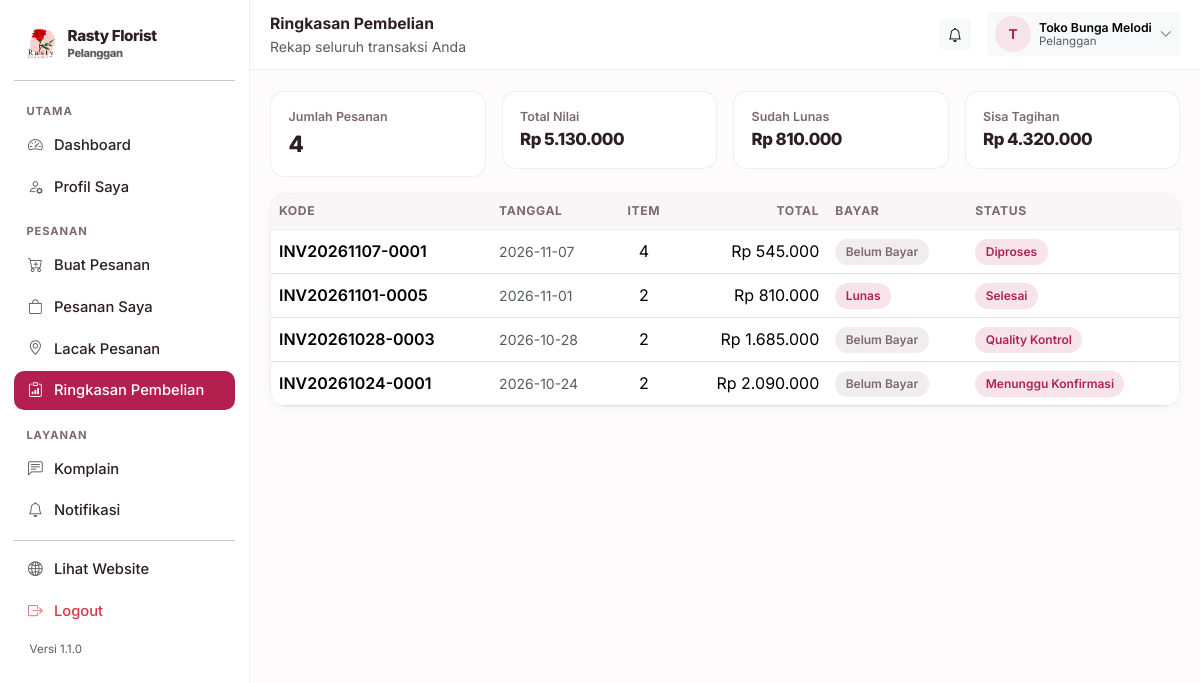
/pelanggan/ringkasan (signed in), run on the app's committed database.
### tables this page shows
CREATE TABLE settings (
    key TEXT PRIMARY KEY,
    value TEXT
);

CREATE TABLE users (
    id INTEGER PRIMARY KEY AUTOINCREMENT,
    username TEXT UNIQUE NOT NULL,
    password_hash TEXT NOT NULL,
    nama TEXT NOT NULL,
    role TEXT NOT NULL,
    telepon TEXT DEFAULT '',
    email TEXT DEFAULT '',
    alamat TEXT DEFAULT '',
    aktif INTEGER NOT NULL DEFAULT 1,
    created_at TEXT NOT NULL
);

CREATE TABLE orders (
    id INTEGER PRIMARY KEY AUTOINCREMENT,
    kode TEXT UNIQUE NOT NULL,
    user_id INTEGER,
    nama_pelanggan TEXT NOT NULL,
    telepon TEXT DEFAULT '',
    alamat TEXT DEFAULT '',
    catatan TEXT DEFAULT '',
    subtotal INTEGER NOT NULL DEFAULT 0,
    ongkir INTEGER NOT NULL DEFAULT 0,
    total INTEGER NOT NULL DEFAULT 0,
    metode_bayar TEXT DEFAULT 'Transfer Bank',
    status TEXT NOT NULL DEFAULT 'Menunggu Konfirmasi',
    status_bayar TEXT NOT NULL DEFAULT 'Belum Bayar',
    pengiriman TEXT DEFAULT 'Dikirim',
    dibuat_oleh INTEGER,
    created_at TEXT NOT NULL,
    updated_at TEXT NOT NULL
, kode_lacak TEXT DEFAULT '');

### blueprints/customer.py (the view)
@bp.route("/ringkasan")
def summary():
    user = helpers.current_user()
    rows = database.query(
        "SELECT o.*, (SELECT COUNT(*) FROM order_items i WHERE i.order_id = o.id) AS jumlah_item"
        " FROM orders o WHERE o.user_id = ? ORDER BY o.id DESC", (user["id"],))
    total = sum(r["total"] for r in rows)
    lunas = sum(r["total"] for r in rows if r["status_bayar"] == "Lunas")
    return render_template("customer/summary.html", orders=rows, total=total, lunas=lunas)

### blueprints/customer.py (called while the page is built)
@bp.before_request
@helpers.role_required("pelanggan")
def guard():
    pass

### db.py (called while the page is built)
def invoice_logo_px(settings=None):
    ukuran = (settings or all_settings()).get("invoice_logo_ukuran", "sedang")
    for kunci, _label, px in INVOICE_LOGO_UKURAN:
        if kunci == ukuran:
            return px
    return 64

def katalog_dari(settings):
    return {key: settings.get(key, "1") == "1" for key, _label, _ket in KATALOG_SEKSI}

def pengiriman_metode(settings=None):
    data = settings or all_settings()
    aktif = [label for key, label, _ket in PENGIRIMAN_METODE
             if data.get(key, "1") == "1"]
    return aktif or [PENGIRIMAN_METODE[1][1]]

def jam_harian(settings=None):
    data = settings or all_settings()
    hasil = {}
    for key, _label in HARI:
        buka, tutup = JAM_BAWAAN[key]
        hasil[key] = (data.get("jam_buka_" + key, buka), data.get("jam_tutup_" + key, tutup))
    return hasil

def jam_dari(settings):
    return {key: (settings.get("jam_buka_" + key, JAM_BAWAAN[key][0]),
                  settings.get("jam_tutup_" + key, JAM_BAWAAN[key][1]))
            for key, _label in HARI}

def _jam_teks(nilai):
    return nilai.replace(":", ".")

def jam_daftar(settings=None):
    data = settings or all_settings()
    jam = jam_dari(data)
    rows = []
    for key, label in HARI:
        buka, tutup = jam[key]
        rows.append({
            "key": key,
            "label": label,
            "buka": buka,
            "tutup": tutup,
            "tutup_hari": buka == tutup or not buka or not tutup,
            "teks": "%s – %s WIB" % (_jam_teks(buka), _jam_teks(tutup)),
        })
    return rows

def jam_ringkas(settings=None):
    rows = jam_daftar(settings)
    grup = []
    for row in rows:
        nilai = "Tutup" if row["tutup_hari"] else row["teks"]
        if grup and grup[-1][1] == nilai:
            grup[-1][2] = row["label"]
        else:
            grup.append([row["label"], nilai, row["label"]])
    hasil = []
    for awal, nilai, akhir in grup:
        label = awal if awal == akhir else "%s – %s" % (awal, akhir)
        hasil.append((label, nilai))
    return hasil

def toko_buka(settings=None, saat=None):
    saat = saat or datetime.now()
    key = HARI[saat.weekday()][0]
    buka, tutup = jam_harian(settings)[key]
    try:
        jam_buka = datetime.strptime(buka, "%H:%M").time()
        jam_tutup = datetime.strptime(tutup, "%H:%M").time()
    except ValueError:
        return False
    return jam_buka <= saat.time() <= jam_tutup

### templates/customer/summary.html (shortened to what this page needs)
{% extends "panel_base.html" %}
{% block heading %}Ringkasan Pembelian{% endblock %}
{% block subheading %}Rekap seluruh transaksi Anda{% endblock %}
{% block content %}
<div class="row g-3 mb-3">
  <div class="col-6 col-lg-3">
    <div class="rf-stat"><div class="label">Jumlah Pesanan</div><div class="value">{{ orders|length }}</div></div>
  </div>
  <div class="col-6 col-lg-3">
    <div class="rf-stat"><div class="label">Total Nilai</div><div class="value" style="font-size:1.05rem">{{ rupiah(total) }}</div></div>
  </div>
  <div class="col-6 col-lg-3">
    <div class="rf-stat"><div class="label">Sudah Lunas</div><div class="value" style="font-size:1.05rem">{{ rupiah(lunas) }}</div></div>
  </div>
  <div class="col-6 col-lg-3">
    <div class="rf-stat"><div class="label">Sisa Tagihan</div><div class="value" style="font-size:1.05rem">{{ rupiah(total - lunas) }}</div></div>
  </div>
</div>
<div class="rf-card p-0 overflow-hidden">
  <div class="table-responsive rf-scroll-x">
    <table class="table table-rf align-middle mb-0">
      <thead>
        <tr><th>Kode</th><th>Tanggal</th><th class="text-center">Item</th><th class="text-end">Total</th><th>Bayar</th><th>Status</th></tr>
      </thead>
      <tbody>
        {% for o in orders %}
        <tr>
          <td class="fw-semibold">{{ o.kode }}</td>
          <td class="small text-muted">{{ o.created_at[:10] }}</td>
          <td class="text-center">{{ o.jumlah_item }}</td>
          <td class="text-end">{{ rupiah(o.total) }}</td>
          <td><span class="rf-chip {{ 'gray' if o.status_bayar != 'Lunas' }}">{{ o.status_bayar }}</span></td>
          <td><span class="rf-chip">{{ o.status }}</span></td>
        </tr>
        {% else %}
        <tr><td colspan="6"><div class="rf-empty">Belum ada pembelian.</div></td></tr>
        {% endfor %}
      </tbody>
    </table>
  </div>
</div>
{% endblock %}

### templates/panel_base.html (shortened to what this page needs)
<!doctype html>
<html lang="id">
<head>
  <link href="https://cdn.jsdelivr.net/npm/bootstrap@5.3.3/dist/css/bootstrap.min.css" rel="stylesheet">
  <link href="https://cdn.jsdelivr.net/npm/bootstrap-icons@1.11.3/font/bootstrap-icons.min.css" rel="stylesheet">
</head>
<body>
<div class="rf-shell">
  <aside class="rf-sidebar" id="rfSidebar">
    <a href="{{ panel_url }}" class="d-flex align-items-center gap-2 rf-brand px-2 py-2 mb-2">
      {% if settings.logo %}
        <img src="{{ url_for('static', filename='uploads/' + settings.logo) }}" alt="Logo">
      {% else %}
        <span class="rf-brand-mark">R</span>
      {% endif %}
      <div>
        <div style="font-size:.95rem;line-height:1.1">{{ settings.nama_toko }}</div>
        <div class="small text-muted" style="font-size:.7rem">{{ ROLE_LABEL.get(current_user.role, '') }}</div>
      </div>
    </a>
    <hr class="my-2">
    <ul class="nav flex-column">
      {% for grup, item_menu in menu %}
        {% set visible = item_menu | selectattr('2', 'in', features_aktif) | list %}
        {% if visible %}
          <li class="rf-sidebar-head">{{ grup }}</li>
          {% for label, endpoint, fitur, ikon in visible %}
          <li class="nav-item">
            <a class="nav-link {% if request.endpoint == endpoint %}active{% endif %}" href="{{ url_for(endpoint) }}">
              <span class="rf-ico"><i class="bi bi-{{ ikon }}"></i></span>
              <span>{{ label }}</span>
            </a>
          </li>
          {% endfor %}
        {% endif %}
      {% endfor %}
    </ul>
    <hr class="my-2">
    <ul class="nav flex-column">
      <li class="nav-item">
        <a class="nav-link" href="{{ url_for('public.index') }}" target="_blank">
          <span class="rf-ico"><i class="bi bi-globe2"></i></span><span>Lihat Website</span>
        </a>
      </li>
      <li class="nav-item">
        <a class="nav-link text-danger" href="{{ url_for('auth.logout') }}">
          <span class="rf-ico"><i class="bi bi-box-arrow-right"></i></span><span>Logout</span>
        </a>
      </li>
    </ul>
    <div class="px-3 pt-2 pb-3 small text-muted" style="font-size:.72rem">
      Versi {{ APP_VERSION }}
    </div>
  </aside>
  <div class="rf-main">
    <div class="rf-topbar">
      <div class="flex-grow-1">
        <div class="fw-bold" style="font-size:.98rem">{% block heading %}Panel{% endblock %}</div>
        <div class="small text-muted">{% block subheading %}{% endblock %}</div>
      </div>
      <a href="{{ notif_url or url_for('public.index') }}" class="btn btn-sm btn-light position-relative">
        <i class="bi bi-bell"></i>
      </a>
      <div class="dropdown">
        <button class="btn btn-sm btn-light d-flex align-items-center gap-2 border-0" type="button"
                data-bs-toggle="dropdown" data-bs-display="static" aria-expanded="false">
          <span class="rf-avatar">{{ current_user.nama[:1]|upper }}</span>
          <span class="d-none d-md-block small text-start" style="line-height:1.1">
            <span class="fw-semibold d-block">{{ current_user.nama }}</span>
            <span class="text-muted d-block" style="font-size:.72rem">{{ ROLE_LABEL.get(current_user.role, '') }}</span>
          </span>
          <i class="bi bi-chevron-down small text-muted"></i>
        </button>
      </div>
    </div>
    <div class="rf-content">
      {% block content %}{% endblock %}
    </div>
  </div>
</div>
</body>
</html>

### data on the page
settings: value (picture)
settings: nama_toko "Rasty Florist"
users: get "Pelanggan", nama "T", nama "Toko Bunga Melodi"
orders: kode "INV20261107-0001", created_at "2026-11-07", jumlah_item "4", total "Rp 545.000", status_bayar "Belum Bayar", status "Diproses"
orders: kode "INV20261101-0005", created_at "2026-11-01", jumlah_item "2", total "Rp 810.000", status_bayar "Lunas", status "Selesai"
orders: kode "INV20261028-0003", created_at "2026-10-28", jumlah_item "2", total "Rp 1.685.000", status_bayar "Belum Bayar", status "Quality Kontrol"
orders: kode "INV20261024-0001", created_at "2026-10-24", jumlah_item "2", total "Rp 2.090.000", status_bayar "Belum Bayar", status "Menunggu Konfirmasi"

### other printed values
{{ grup }} "UTAMA" "PESANAN" "LAYANAN"
{{ label }} "Dashboard" "Profil Saya" "Buat Pesanan" "Pesanan Saya" "Lacak Pesanan" "Ringkasan Pembelian" "Komplain" "Notifikasi"
{{ APP_VERSION }} "1.1.0"
{{ orders|length }} "4"
{{ rupiah(total) }} "Rp 5.130.000"
{{ rupiah(lunas) }} "Rp 810.000"
{{ rupiah(total - lunas) }} "Rp 4.320.000"
